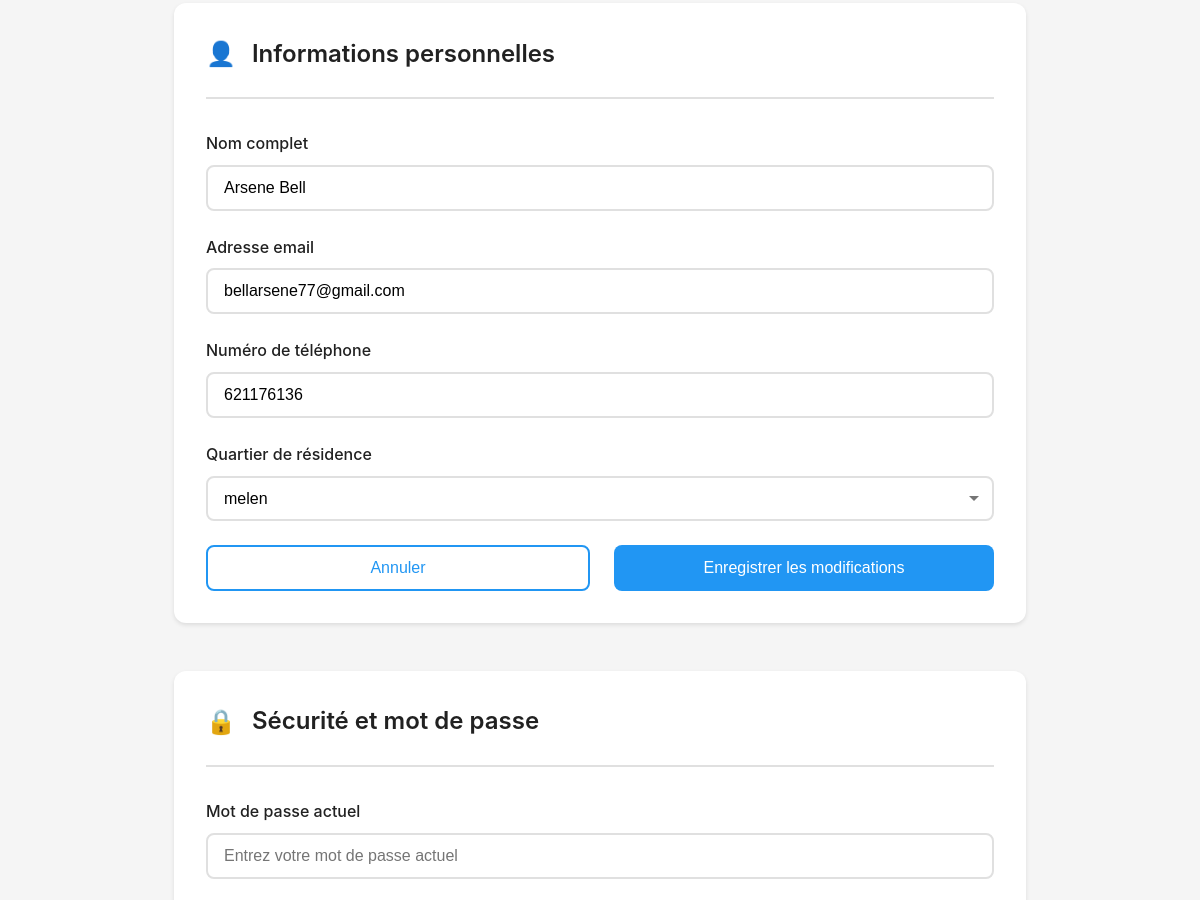
The app's page /profile (signed in, middle part), older data.
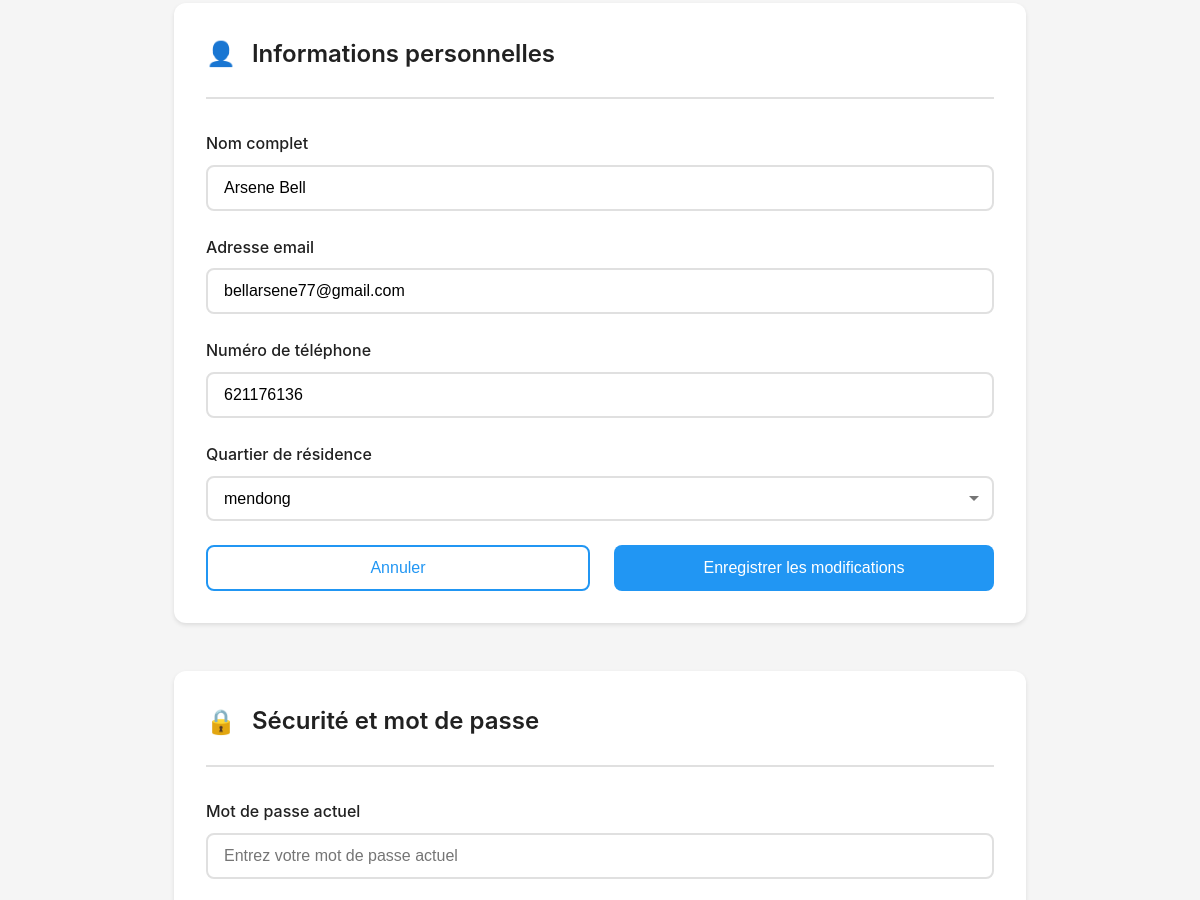
The same page, newer data.
### model/user.py (models this page shows, shortened)
class User(Base):
    def __init__(self, email = '', nom = '', ville = '', quartier = '', password = '', tel =''):
        self.nom = nom
        self.email= email
        self.tel = tel
        self.password = password
        self.ville = ville
        self.quartier = quartier
        self.Session = sessionmaker(bind = engine)
    __tablename__ = 'User'
    id = Column('id', Integer, primary_key = True, autoincrement = True)
    nom = Column('nom', String(255))
    ville = Column('ville', String(255))
    quartier = Column('quartier', String(255))
    tel = Column('tel', String(255))
    email = Column('email', String(255))
    password = Column('mot_de_pass', String(255), nullable = True)
    def Get_user(self):
        session = self.Session()
        result = session.query(User).filter(User.email == self.email).first()
        return result

### app.py (the view)
@app.route('/profile', methods = ['GET', 'POST'])
def profile():
    if 'id' in session:
        avatar = trunc_name(session['name'])
        user = User(email=session['email']).Get_user()
        return render_template('profile.html', avatar=avatar, user = user)
    else:
        return redirect(url_for('login'))

### fonctions.py (called while the page is built)
def trunc_name(name):
    trunc = name.split(' ')
    result = ''
    if name != '' and name != None:
        if len(trunc) >= 2:
            result += trunc[0][0]
            result += trunc[1][0]
        else:
            result += trunc[0][0]
            result += trunc[0][1]
    return result.upper()

### templates/profile.html (shortened to what this page needs)
<!DOCTYPE html>
<html lang="fr">
<head>
    <link rel="stylesheet" href="{{ url_for('static', filename='css/main.css')}}">
    <link rel="stylesheet" href="{{ url_for('static', filename='css/dashboard.css')}}">
    <link rel="stylesheet" href="{{ url_for('static', filename='css/profile.css')}}">
</head>
<body>
    <div class="profile-page">
        <main class="profile-content">
            <section class="profile-section">
                <div class="profile-section-header">
                    <span class="profile-section-icon">👤</span>
                    <h3 class="profile-section-title">Informations personnelles</h3>
                </div>
                <form class="profileform" action="{{ url_for('update_profile') }}" method="post">
                    <div class="form-group">
                        <label for="fullname" class="form-label">Nom complet</label>
                        <input
                            type="text"
                            id="fullname"
                            class="form-input"
                            name = 'fullname'
                            value="{{user.nom}}"
                            required
                        >
                    </div>
                    <div class="form-group">
                        <label for="email" class="form-label">Adresse email</label>
                        <input
                            type="email"
                            id="email"
                            name = 'email'
                            class="form-input"
                            value="{{user.email}}"
                            required
                        >
                    </div>
                    <div class="form-group">
                        <label for="phone" class="form-label">Numéro de téléphone</label>
                        <input
                            type="tel"
                            id="phone"
                            name="phone"
                            class="form-input"
                            value="{{user.tel}}"
                            pattern="[6][0-9]{8}"
                            required
                        >
                    </div>
                    <div class="form-group">
                        <label for="quartier" class="form-label">Quartier de résidence</label>
                        <select id="quartier" name="quartier" class="form-input">
                            <option value="{{user.quartier}}">{{user.quartier}}</option>
                        </select>
                    </div>
                    <div class="profile-actions">
                        <button type="button" class="btn btn-secondary">Annuler</button>
                        <button type="submit" class="btn btn-primary">Enregistrer les modifications</button>
                    </div>
                </form>
            </section>
            <section class="profile-section">
                <div class="profile-section-header">
                    <span class="profile-section-icon">🔒</span>
                    <h3 class="profile-section-title">Sécurité et mot de passe</h3>
                </div>
                <form class="profile-form">
                    <div class="form-group">
                        <label for="current-password" class="form-label">Mot de passe actuel</label>
                        <input
                            type="password"
                            id="current-password"
                            class="form-input"
                            placeholder="Entrez votre mot de passe actuel"
                        >
                    </div>
                </form>
            </section>
        </main>
    </div>
</body>
</html>

### static/css/main.css (style rules this page uses)
* { margin: 0; padding: 0; box-sizing: border-box; }
:root { --primary-color: #2196F3; --primary-dark: #1976D2; --secondary-color: #4CAF50; --accent-color: #FF9800; --danger-color: #F44336; --text-dark: #212121; --text-light: #757575; --bg-light: #F5F5F5; --white: #FFFFFF; --border-color: #E0E0E0; --shadow-sm: 0 2px 4px rgba(0,0,0,0.1); --shadow-md: 0 4px 6px rgba(0,0,0,0.1); --shadow-lg: 0 8px 16px rgba(0,0,0,0.15); --spacing-xs: 0.5rem; --spacing-sm: 1rem; --spacing-md: 1.5rem; --spacing-lg: 2rem; --spacing-xl: 3rem; --radius-sm: 4px; --radius-md: 8px; --radius-lg: 12px; --radius-full: 9999px; --transition: all 0.3s ease; }
body { font-family: -apple-system, BlinkMacSystemFont, 'Segoe UI', Roboto, 'Helvetica Neue', Arial, sans-serif; font-size: 16px; line-height: 1.6; color: var(--text-dark); background-color: var(--bg-light); -webkit-font-smoothing: antialiased; -moz-osx-font-smoothing: grayscale; }
h1, h2, h3, h4, h5, h6 { font-weight: 600; line-height: 1.2; margin-bottom: var(--spacing-sm); }
h3 { font-size: 1.5rem; }
.btn { display: inline-block; padding: 12px 24px; font-size: 1rem; font-weight: 500; text-align: center; border: none; border-radius: var(--radius-md); cursor: pointer; transition: var(--transition); text-decoration: none; white-space: nowrap; }
.btn-primary { background-color: var(--primary-color); color: var(--white); }
.btn-secondary { background-color: transparent; color: var(--primary-color); border: 2px solid var(--primary-color); }
.form-group { margin-bottom: var(--spacing-md); }
.form-label { display: block; margin-bottom: var(--spacing-xs); font-weight: 500; color: var(--text-dark); }
.form-input { width: 100%; padding: 12px 16px; font-size: 1rem; border: 2px solid var(--border-color); border-radius: var(--radius-md); transition: var(--transition); background-color: var(--white); }
.form-input::placeholder { color: var(--text-light); }
select.form-input { appearance: none; background-repeat: no-repeat; background-position: right 12px center; padding-right: 36px; }

### static/css/profile.css (style rules this page uses)
.profile-page { min-height: 100vh; background-color: var(--bg-light); display: flex; flex-direction: column; }
.profile-content { max-width: 900px; margin: 0 auto; width: 100%; padding: var(--spacing-xl) var(--spacing-md); }
.profile-section { background-color: var(--white); border-radius: var(--radius-lg); box-shadow: var(--shadow-sm); padding: var(--spacing-lg); margin-bottom: var(--spacing-xl); }
.profile-section-header { display: flex; align-items: center; gap: var(--spacing-sm); margin-bottom: var(--spacing-lg); padding-bottom: var(--spacing-md); border-bottom: 2px solid var(--border-color); }
.profile-section-icon { font-size: 1.5rem; }
.profile-section-title { font-size: 1.5rem; color: var(--text-dark); margin: 0; }
.profile-form { display: flex; flex-direction: column; gap: var(--spacing-md); }
.profile-actions { display: flex; gap: var(--spacing-md); flex-wrap: wrap; }
.profile-actions .btn { flex: 1; min-width: 180px; }

Row changes from the older to the newer data that the page shows:
changed User "Arsene Bell": quartier "melen" → "mendong"
